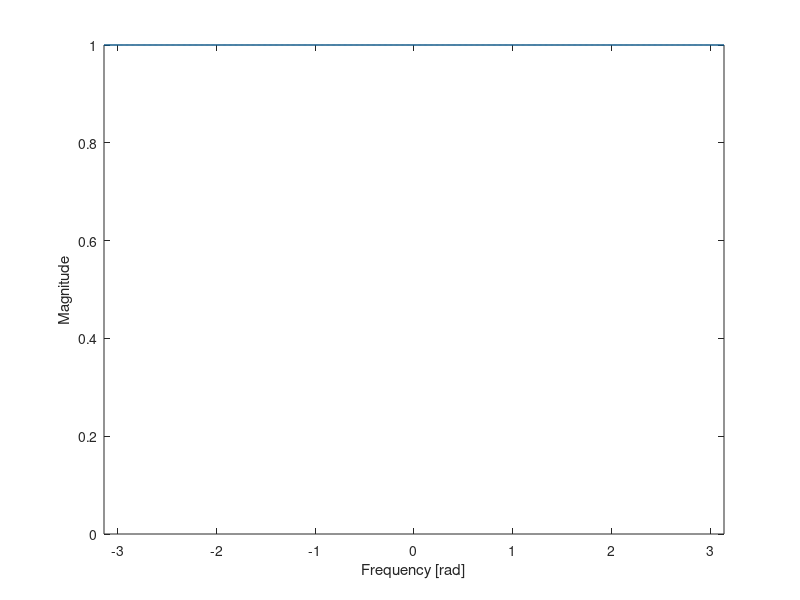
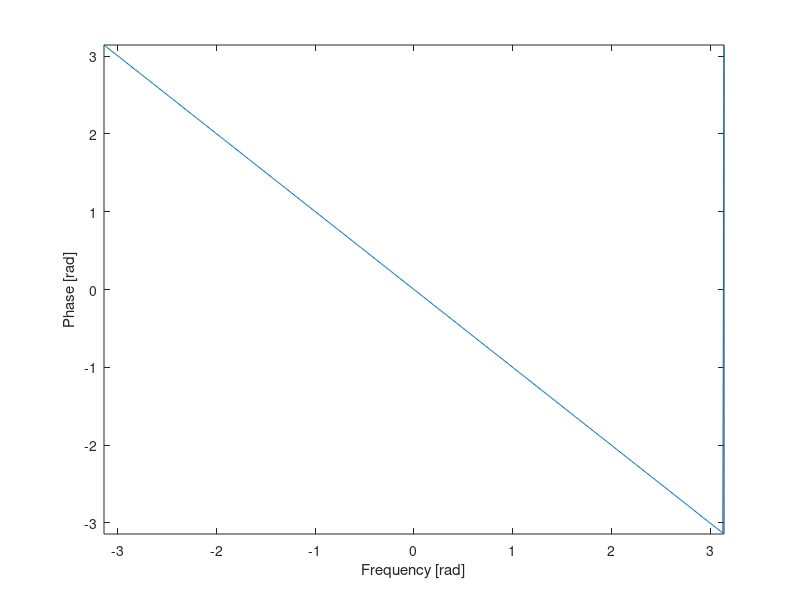
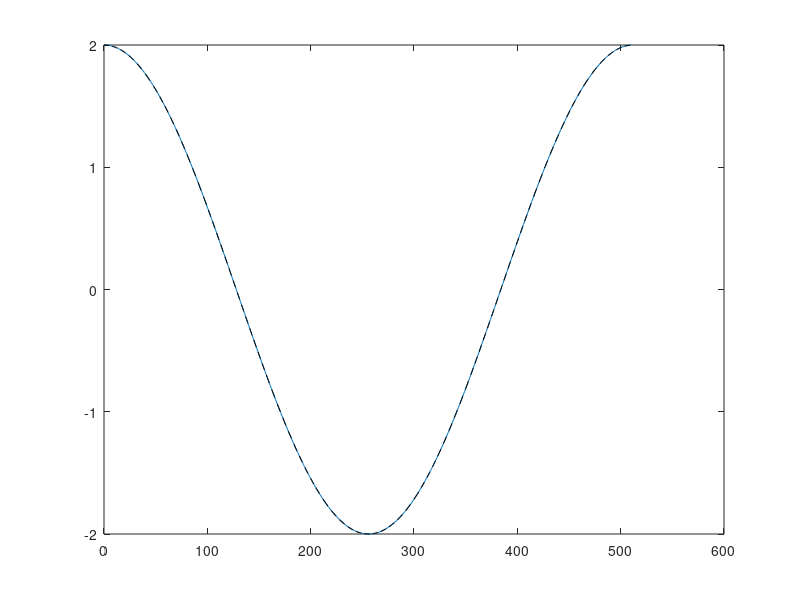

Source code (MATLAB) for these figures, in order:
clear all
close all
clc

b=[0 1]; %bk koefficienter f?r LTI FIR system. I detta exemlep ?r det one sample difference
N=512;%Antal punkter i DFT
dw=2*pi/N;%delta omega, frekvens uppl?sning
kv=-N/2:N/2;%koefficienter k i den fulla DFT

%Systemets frekvenssvar genom Npt-DFT 
H=fft(b, N);%Fast Fourier Transform
absH=abs(H);%Absolut beloppet
argH=angle(H);%Fasen f?r FIR filtret i radianer alternativt atan2(imag(H),real(H)), eller atan2d(imag(H),real(H)) f?r att f? svar i grader

%Systemets Magnituden 
absH2=[absH(N/2+1:end) absH(1:N/2+1)];%Negativa delen i en DFT ligger i andra halvan av vktorn s? m?ste byta plats (se figure 8-5 i kursboken)
figure
plot(kv*dw,absH2)
axis([-pi pi 0 max(absH)])
xlabel('Frequency [rad]')
ylabel('Magnitude')

%Systemets Fas
argH2=[argH(N/2+1:end) argH(1:N/2+1)];%Negativa delen i en DFT ligger i andra halvan av vktorn s? m?ste byta plats (se figure 8-5 i kursboken)
figure
plot(kv*dw,argH2)
axis([-pi pi -pi pi])
xlabel('Frequency [rad]')
ylabel('Phase [rad]')

%Testsignalen
n=0:N-1;
A=2; %Amplitud
k=1;%ger systemets absH(k+1)=1.0018 och argH(k+1)=1.0462 rad (kompensering f?r MATLABs vektor index b?rjar p? 1)
fas=0; %Fas angiven i grader
s=A*cos(dw * k * n) + 1i * sin(dw * k * n); %signal med en frekvenskomponent

y=conv(s,b,'same');%faltnin av signalen med systemet
figure
plot(n(1:end-1),y(1:end-1))%y(1:end-1) kan beh?vas skjusteras om f?rdr?jd i f?rh?llandet till s2(2:end) 
hold on

%refferenssignal
s2=absH(k+1)*A*cos(dw*k*n+fas*(pi/180)+argH(k+1));
plot(n(1:end-1),s2(2:end),'--k')%s2(2:end) kan beh?vas skjusteras om f?rdr?jd i f?rh?llandet till y(1:end-1)
hold off
